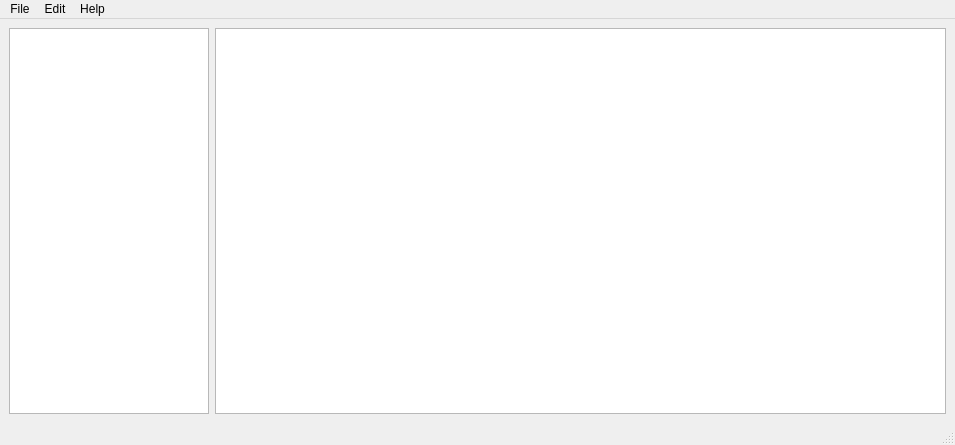
<?xml version="1.0" encoding="UTF-8"?>
<ui version="4.0">
 <class>MainWindow</class>
 <widget class="QMainWindow" name="MainWindow">
  <property name="geometry">
   <rect>
    <x>0</x>
    <y>0</y>
    <width>955</width>
    <height>445</height>
   </rect>
  </property>
  <property name="contextMenuPolicy">
   <enum>Qt::DefaultContextMenu</enum>
  </property>
  <property name="windowTitle">
   <string>wms</string>
  </property>
  <widget class="QWidget" name="centralwidget">
   <layout class="QGridLayout" name="gridLayout">
    <item row="0" column="1">
     <widget class="QTableView" name="tableView"/>
    </item>
    <item row="0" column="0">
     <widget class="QListView" name="listView">
      <property name="maximumSize">
       <size>
        <width>200</width>
        <height>16777215</height>
       </size>
      </property>
     </widget>
    </item>
   </layout>
  </widget>
  <widget class="QMenuBar" name="menubar">
   <property name="geometry">
    <rect>
     <x>0</x>
     <y>0</y>
     <width>955</width>
     <height>18</height>
    </rect>
   </property>
   <widget class="QMenu" name="menuFile">
    <property name="title">
     <string>File</string>
    </property>
    <addaction name="actionExit"/>
    <addaction name="actionLogin"/>
    <addaction name="actionSave"/>
    <addaction name="actionrevert"/>
   </widget>
   <widget class="QMenu" name="menuEdit">
    <property name="title">
     <string>Edit</string>
    </property>
    <addaction name="actionAdd_new_line"/>
    <addaction name="actionEdit"/>
    <addaction name="actionRemove"/>
    <addaction name="actionNew_table"/>
   </widget>
   <widget class="QMenu" name="menuHelp">
    <property name="title">
     <string>Help</string>
    </property>
    <addaction name="actionAbout"/>
   </widget>
   <addaction name="menuFile"/>
   <addaction name="menuEdit"/>
   <addaction name="menuHelp"/>
  </widget>
  <widget class="QStatusBar" name="statusbar"/>
  <action name="actionExit">
   <property name="text">
    <string>Exit</string>
   </property>
   <property name="shortcut">
    <string>Ctrl+Q</string>
   </property>
  </action>
  <action name="actionLogin">
   <property name="text">
    <string>Вход</string>
   </property>
  </action>
  <action name="actionAdd_new_line">
   <property name="text">
    <string>Добавление</string>
   </property>
  </action>
  <action name="actionEdit">
   <property name="text">
    <string>Редактировать</string>
   </property>
  </action>
  <action name="actionRemove">
   <property name="text">
    <string>Удалить</string>
   </property>
  </action>
  <action name="actionAbout">
   <property name="text">
    <string>About</string>
   </property>
  </action>
  <action name="actionNew_table">
   <property name="text">
    <string>New table</string>
   </property>
  </action>
  <action name="actionSave">
   <property name="text">
    <string>Сохранить</string>
   </property>
   <property name="shortcut">
    <string>Ctrl+S</string>
   </property>
  </action>
  <action name="actionrevert">
   <property name="text">
    <string>Отменить</string>
   </property>
   <property name="shortcut">
    <string>Ctrl+Z</string>
   </property>
  </action>
 </widget>
 <tabstops>
  <tabstop>tableView</tabstop>
 </tabstops>
 <resources/>
 <connections/>
</ui>
